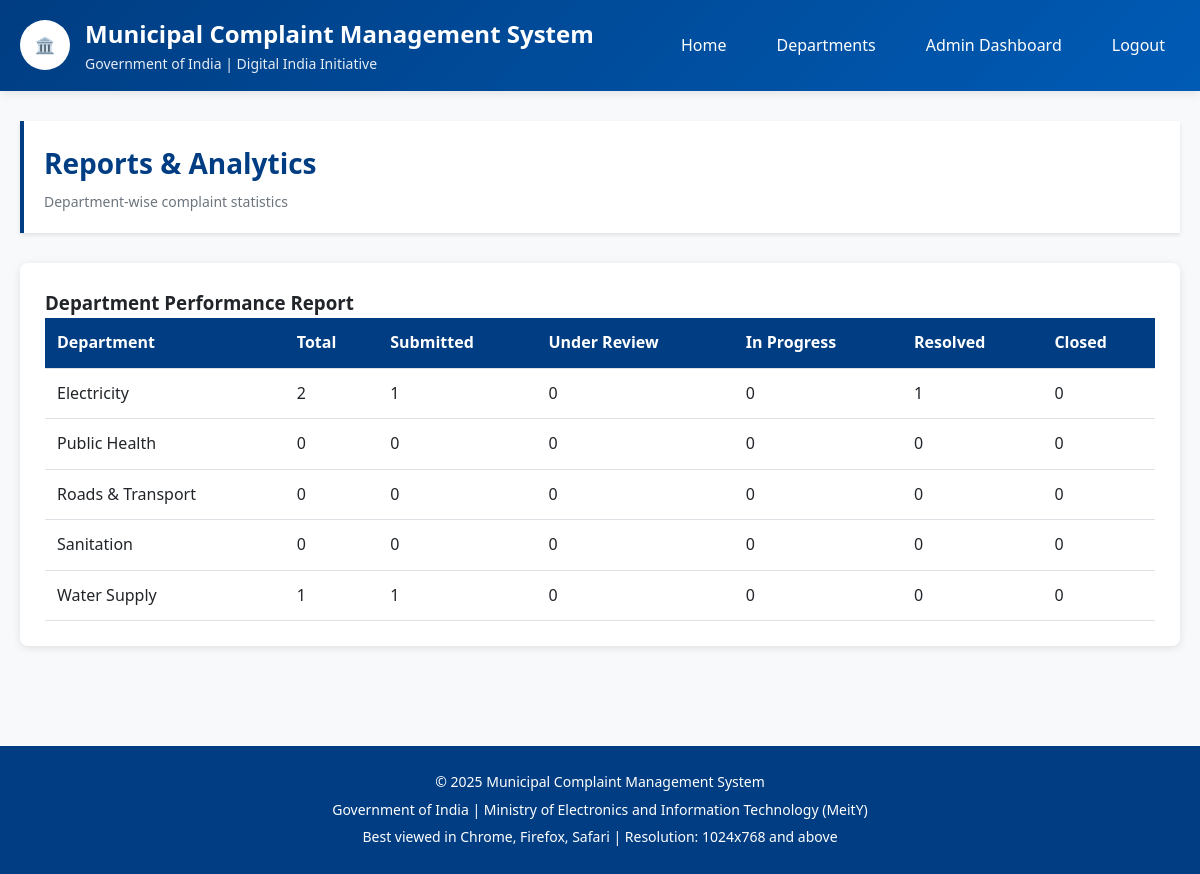
/admin-panel/reports/ (signed in), run on the app's committed database.
### departments/models.py (models this page shows, shortened)
class Department(models.Model):
    DEPARTMENT_CHOICES = [
        ('WATER_SUPPLY', 'Water Supply'),
        ('ROADS_TRANSPORT', 'Roads & Transport'),
        ('SANITATION', 'Sanitation'),
        ('ELECTRICITY', 'Electricity'),
        ('PUBLIC_HEALTH', 'Public Health'),
    ]
    code = models.CharField(
        max_length=50,
        choices=DEPARTMENT_CHOICES,
        unique=True,
        primary_key=True
    )
    name = models.CharField(max_length=100)
    description = models.TextField(blank=True)
    head_of_department = models.CharField(max_length=100, blank=True)
    contact_number = models.CharField(max_length=15, blank=True)
    email = models.EmailField(blank=True)
    is_active = models.BooleanField(default=True)
    created_at = models.DateTimeField(auto_now_add=True)
    updated_at = models.DateTimeField(auto_now=True)
    class Meta:
        db_table = 'departments'
        verbose_name = 'Department'
        verbose_name_plural = 'Departments'
        ordering = ['name']

### adminpanel/views.py (the view)
# urls.py: path('reports/', views.reports, name='reports'),
@login_required
@user_passes_test(is_admin_user, login_url='/admin-panel/login/')
def reports(request):
    from datetime import datetime, timedelta
    thirty_days_ago = timezone.now() - timedelta(days=30)
    recent_complaints = Complaint.objects.filter(
        submitted_at__gte=thirty_days_ago,
        is_archived=False
    ).count()
    dept_stats = Department.objects.annotate(
        total=Count('complaints', filter=Q(complaints__is_archived=False)),
        submitted=Count('complaints', filter=Q(
            complaints__status='SUBMITTED',
            complaints__is_archived=False
        )),
        under_review=Count('complaints', filter=Q(
            complaints__status='UNDER_REVIEW',
            complaints__is_archived=False
        )),
        in_progress=Count('complaints', filter=Q(
            complaints__status='IN_PROGRESS',
            complaints__is_archived=False
        )),
        resolved=Count('complaints', filter=Q(
            complaints__status='RESOLVED',
            complaints__is_archived=False
        )),
        closed=Count('complaints', filter=Q(
            complaints__status='CLOSED',
            complaints__is_archived=False
        ))
    )
    context = {
        'recent_complaints_count': recent_complaints,
        'dept_stats': dept_stats,
    }
    return render(request, 'adminpanel/reports.html', context)

### adminpanel/views.py (called while the page is built)
def is_admin_user(user):
    return user.is_authenticated and user.is_staff

### templates/adminpanel/reports.html (shortened to what this page needs)
{% extends 'base/base.html' %}
{% block content %}
<div class="page-header">
    <h2>Reports & Analytics</h2>
    <p>Department-wise complaint statistics</p>
</div>
<div class="card">
    <h3>Department Performance Report</h3>
    <div class="table-container">
        <table class="data-table">
            <thead>
                <tr>
                    <th>Department</th>
                    <th>Total</th>
                    <th>Submitted</th>
                    <th>Under Review</th>
                    <th>In Progress</th>
                    <th>Resolved</th>
                    <th>Closed</th>
                </tr>
            </thead>
            <tbody>
                {% for dept in dept_stats %}
                <tr>
                    <td>{{ dept.name }}</td>
                    <td>{{ dept.total }}</td>
                    <td>{{ dept.submitted }}</td>
                    <td>{{ dept.under_review }}</td>
                    <td>{{ dept.in_progress }}</td>
                    <td>{{ dept.resolved }}</td>
                    <td>{{ dept.closed }}</td>
                </tr>
                {% endfor %}
            </tbody>
        </table>
    </div>
</div>
{% endblock %}

### static/css/style.css (style rules this page uses)
:root { --primary-color: #003d82; --secondary-color: #ff9933; --success-color: #28a745; --danger-color: #dc3545; --warning-color: #ffc107; --info-color: #17a2b8; --light-gray: #f8f9fa; --border-color: #dee2e6; --text-dark: #212529; --text-muted: #6c757d; --white: #ffffff; }
* { margin: 0; padding: 0; box-sizing: border-box; }
body { font-family: 'Segoe UI', Tahoma, Geneva, Verdana, sans-serif; font-size: 16px; line-height: 1.6; color: var(--text-dark); background-color: var(--light-gray); }
.page-header { background-color: var(--white); padding: 20px; margin-bottom: 30px; border-left: 4px solid var(--primary-color); box-shadow: 0 2px 4px rgba(0, 0, 0, 0.1); }
.page-header h2 { color: var(--primary-color); font-size: 28px; margin-bottom: 5px; }
.page-header p { color: var(--text-muted); font-size: 14px; }
.card { background-color: var(--white); border-radius: 8px; box-shadow: 0 2px 8px rgba(0, 0, 0, 0.1); padding: 25px; margin-bottom: 20px; }
.table-container { overflow-x: auto; }
.data-table { width: 100%; border-collapse: collapse; background-color: var(--white); }
.data-table th, .data-table td { padding: 12px; text-align: left; border-bottom: 1px solid var(--border-color); }
.data-table th { background-color: var(--primary-color); color: var(--white); font-weight: 600; }

### data on the page
Department: name "Electricity", total "2", submitted "1", under_review "0", in_progress "0", resolved "1", closed "0"
Department: name "Public Health", total "0", submitted "0", under_review "0", in_progress "0", resolved "0", closed "0"
Department: name "Roads & Transport", total "0", submitted "0", under_review "0", in_progress "0", resolved "0", closed "0"
Department: name "Sanitation", total "0", submitted "0", under_review "0", in_progress "0", resolved "0", closed "0"
Department: name "Water Supply", total "1", submitted "1", under_review "0", in_progress "0", resolved "0", closed "0"
